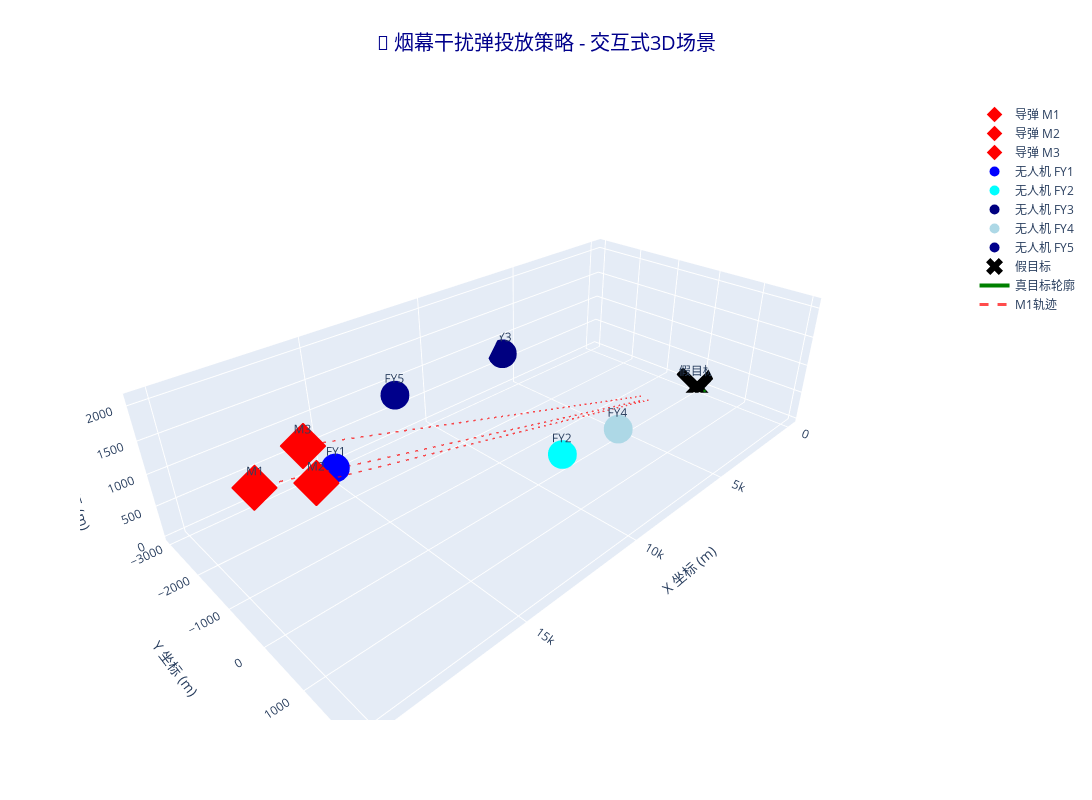

The code cell stored with this chart in its notebook:
### Code cell
scene_fig.show()

### Figure 1 — Plotly figure (JSON) as saved in the notebook; plotly's stock layout.template omitted (floating-point values rounded to 4 significant figures)
{"data": [{"hovertemplate": "<b>M1</b><br>坐标: (20000, 0, 2000)<br>速度: 300 m/s<extra></extra>", "marker": {"color": "red", "size": 12, "symbol": "diamond"}, "mode": "markers+text", "name": "导弹 M1", "text": ["M1"], "textposition": "top center", "x": [20000], "y": [0], "z": [2000], "type": "scatter3d"}, {"hovertemplate": "<b>M2</b><br>坐标: (19000, 600, 2100)<br>速度: 300 m/s<extra></extra>", "marker": {"color": "red", "size": 12, "symbol": "diamond"}, "mode": "markers+text", "name": "导弹 M2", "text": ["M2"], "textposition": "top center", "x": [19000], "y": [600], "z": [2100], "type": "scatter3d"}, {"hovertemplate": "<b>M3</b><br>坐标: (18000, -600, 1900)<br>速度: 300 m/s<extra></extra>", "marker": {"color": "red", "size": 12, "symbol": "diamond"}, "mode": "markers+text", "name": "导弹 M3", "text": ["M3"], "textposition": "top center", "x": [18000], "y": [-600], "z": [1900], "type": "scatter3d"}, {"hovertemplate": "<b>FY1</b><br>坐标: (17800, 0, 1800)<br>速度范围: 70-140 m/s<extra></extra>", "marker": {"color": "blue", "size": 10, "symbol": "circle"}, "mode": "markers+text", "name": "无人机 FY1", "text": ["FY1"], "textposition": "top center", "x": [17800], "y": [0], "z": [1800], "type": "scatter3d"}, {"hovertemplate": "<b>FY2</b><br>坐标: (12000, 1400, 1400)<br>速度范围: 70-140 m/s<extra></extra>", "marker": {"color": "cyan", "size": 10, "symbol": "circle"}, "mode": "markers+text", "name": "无人机 FY2", "text": ["FY2"], "textposition": "top center", "x": [12000], "y": [1400], "z": [1400], "type": "scatter3d"}, {"hovertemplate": "<b>FY3</b><br>坐标: (6000, -3000, 700)<br>速度范围: 70-140 m/s<extra></extra>", "marker": {"color": "navy", "size": 10, "symbol": "circle"}, "mode": "markers+text", "name": "无人机 FY3", "text": ["FY3"], "textposition": "top center", "x": [6000], "y": [-3000], "z": [700], "type": "scatter3d"}, {"hovertemplate": "<b>FY4</b><br>坐标: (11000, 2000, 1800)<br>速度范围: 70-140 m/s<extra></extra>", "marker": {"color": "lightblue", "size": 10, "symbol": "circle"}, "mode": "markers+text", "name": "无人机 FY4", "text": ["FY4"], "textposition": "top center", "x": [11000], "y": [2000], "z": [1800], "type": "scatter3d"}, {"hovertemplate": "<b>FY5</b><br>坐标: (13000, -2000, 1300)<br>速度范围: 70-140 m/s<extra></extra>", "marker": {"color": "darkblue", "size": 10, "symbol": "circle"}, "mode": "markers+text", "name": "无人机 FY5", "text": ["FY5"], "textposition": "top center", "x": [13000], "y": [-2000], "z": [1300], "type": "scatter3d"}, {"hovertemplate": "<b>假目标</b><br>坐标: (0, 0, 0)<extra></extra>", "marker": {"color": "black", "size": 15, "symbol": "x"}, "mode": "markers+text", "name": "假目标", "text": ["假目标"], "textposition": "top center", "x": [0], "y": [0], "z": [0], "type": "scatter3d"}, {"hovertemplate": "<b>真目标</b><br>半径: 7m<br>高度: 10m<extra></extra>", "line": {"color": "green", "width": 4}, "mode": "lines", "name": "真目标轮廓", "showlegend": true, "x": [7.0, 6.836, 6.353, 5.573, 4.532, 3.279, 1.873, 0.379, -1.132, -2.591, -3.928, -5.082, -5.998, -6.634, -6.959, -6.959, -6.634, -5.998, -5.082, -3.928, -2.591, -1.132, 0.379, 1.873, 3.279, 4.532, 5.573, 6.353, 6.836, 7.0], "y": [200.0, 201.5, 202.9, 204.2, 205.3, 206.2, 206.7, 207.0, 206.9, 206.5, 205.8, 204.8, 203.6, 202.2, 200.8, 199.2, 197.8, 196.4, 195.2, 194.2, 193.5, 193.1, 193.0, 193.3, 193.8, 194.7, 195.8, 197.1, 198.5, 200.0], "z": [0.0, 0.0, 0.0, 0.0, 0.0, 0.0, 0.0, 0.0, 0.0, 0.0, 0.0, 0.0, 0.0, 0.0, 0.0, 0.0, 0.0, 0.0, 0.0, 0.0, 0.0, 0.0, 0.0, 0.0, 0.0, 0.0, 0.0, 0.0, 0.0, 0.0], "type": "scatter3d"}, {"hovertemplate": "<b>真目标</b><br>半径: 7m<br>高度: 10m<extra></extra>", "line": {"color": "green", "width": 4}, "mode": "lines", "name": "", "showlegend": false, "x": [7.0, 6.836, 6.353, 5.573, 4.532, 3.279, 1.873, 0.379, -1.132, -2.591, -3.928, -5.082, -5.998, -6.634, -6.959, -6.959, -6.634, -5.998, -5.082, -3.928, -2.591, -1.132, 0.379, 1.873, 3.279, 4.532, 5.573, 6.353, 6.836, 7.0], "y": [200.0, 201.5, 202.9, 204.2, 205.3, 206.2, 206.7, 207.0, 206.9, 206.5, 205.8, 204.8, 203.6, 202.2, 200.8, 199.2, 197.8, 196.4, 195.2, 194.2, 193.5, 193.1, 193.0, 193.3, 193.8, 194.7, 195.8, 197.1, 198.5, 200.0], "z": [10.0, 10.0, 10.0, 10.0, 10.0, 10.0, 10.0, 10.0, 10.0, 10.0, 10.0, 10.0, 10.0, 10.0, 10.0, 10.0, 10.0, 10.0, 10.0, 10.0, 10.0, 10.0, 10.0, 10.0, 10.0, 10.0, 10.0, 10.0, 10.0, 10.0], "type": "scatter3d"}, {"hoverinfo": "skip", "line": {"color": "green", "width": 2}, "mode": "lines", "showlegend": false, "x": [7.0, 7.0], "y": [200.0, 200.0], "z": [0, 10], "type": "scatter3d"}, {"hoverinfo": "skip", "line": {"color": "green", "width": 2}, "mode": "lines", "showlegend": false, "x": [1.873, 1.873], "y": [206.7, 206.7], "z": [0, 10], "type": "scatter3d"}, {"hoverinfo": "skip", "line": {"color": "green", "width": 2}, "mode": "lines", "showlegend": false, "x": [-5.998, -5.998], "y": [203.6, 203.6], "z": [0, 10], "type": "scatter3d"}, {"hoverinfo": "skip", "line": {"color": "green", "width": 2}, "mode": "lines", "showlegend": false, "x": [-5.082, -5.082], "y": [195.2, 195.2], "z": [0, 10], "type": "scatter3d"}, {"hoverinfo": "skip", "line": {"color": "green", "width": 2}, "mode": "lines", "showlegend": false, "x": [3.279, 3.279], "y": [193.8, 193.8], "z": [0, 10], "type": "scatter3d"}, {"hovertemplate": "<b>M1飞行轨迹</b><br>目标: 假目标<extra></extra>", "line": {"color": "red", "dash": "dash", "width": 3}, "mode": "lines", "name": "M1轨迹", "opacity": 0.7, "showlegend": true, "x": [20000.0, 19670.0, 19350.0, 19020.0, 18690.0, 18370.0, 18040.0, 17710.0, 17390.0, 17060.0, 16730.0, 16410.0, 16080.0, 15760.0, 15430.0, 15100.0, 14780.0, 14450.0, 14120.0, 13800.0, 13470.0, 13140.0, 12820.0, 12490.0, 12160.0, 11840.0, 11510.0, 11180.0, 10860.0, 10530.0, 10200.0, 9878.0, 9551.0, 9224.0, 8898.0, 8571.0, 8245.0, 7918.0, 7592.0, 7265.0, 6939.0, 6612.0, 6286.0, 5959.0, 5633.0, 5306.0, 4980.0, 4653.0, 4327.0, 4000.0], "y": [0.0, 0.0, 0.0, 0.0, 0.0, 0.0, 0.0, 0.0, 0.0, 0.0, 0.0, 0.0, 0.0, 0.0, 0.0, 0.0, 0.0, 0.0, 0.0, 0.0, 0.0, 0.0, 0.0, 0.0, 0.0, 0.0, 0.0, 0.0, 0.0, 0.0, 0.0, 0.0, 0.0, 0.0, 0.0, 0.0, 0.0, 0.0, 0.0, 0.0, 0.0, 0.0, 0.0, 0.0, 0.0, 0.0, 0.0, 0.0, 0.0, 0.0], "z": [2000.0, 1967.0, 1935.0, 1902.0, 1869.0, 1837.0, 1804.0, 1771.0, 1739.0, 1706.0, 1673.0, 1641.0, 1608.0, 1576.0, 1543.0, 1510.0, 1478.0, 1445.0, 1412.0, 1380.0, 1347.0, 1314.0, 1282.0, 1249.0, 1216.0, 1184.0, 1151.0, 1118.0, 1086.0, 1053.0, 1020.0, 987.8, 955.1, 922.4, 889.8, 857.1, 824.5, 791.8, 759.2, 726.5, 693.9, 661.2, 628.6, 595.9, 563.3, 530.6, 498.0, 465.3, 432.7, 400.0], "type": "scatter3d"}, {"hovertemplate": "<b>M2飞行轨迹</b><br>目标: 假目标<extra></extra>", "line": {"color": "red", "dash": "dash", "width": 3}, "mode": "lines", "name": "", "opacity": 0.7, "showlegend": false, "x": [19000.0, 18690.0, 18380.0, 18070.0, 17760.0, 17450.0, 17140.0, 16830.0, 16520.0, 16210.0, 15900.0, 15590.0, 15280.0, 14970.0, 14660.0, 14350.0, 14040.0, 13730.0, 13420.0, 13110.0, 12800.0, 12490.0, 12180.0, 11870.0, 11560.0, 11240.0, 10930.0, 10620.0, 10310.0, 10000.0, 9694.0, 9384.0, 9073.0, 8763.0, 8453.0, 8143.0, 7833.0, 7522.0, 7212.0, 6902.0, 6592.0, 6282.0, 5971.0, 5661.0, 5351.0, 5041.0, 4731.0, 4420.0, 4110.0, 3800.0], "y": [600.0, 590.2, 580.4, 570.6, 560.8, 551.0, 541.2, 531.4, 521.6, 511.8, 502.0, 492.2, 482.4, 472.7, 462.9, 453.1, 443.3, 433.5, 423.7, 413.9, 404.1, 394.3, 384.5, 374.7, 364.9, 355.1, 345.3, 335.5, 325.7, 315.9, 306.1, 296.3, 286.5, 276.7, 266.9, 257.1, 247.3, 237.6, 227.8, 218.0, 208.2, 198.4, 188.6, 178.8, 169.0, 159.2, 149.4, 139.6, 129.8, 120.0], "z": [2100.0, 2066.0, 2031.0, 1997.0, 1963.0, 1929.0, 1894.0, 1860.0, 1826.0, 1791.0, 1757.0, 1723.0, 1689.0, 1654.0, 1620.0, 1586.0, 1551.0, 1517.0, 1483.0, 1449.0, 1414.0, 1380.0, 1346.0, 1311.0, 1277.0, 1243.0, 1209.0, 1174.0, 1140.0, 1106.0, 1071.0, 1037.0, 1003.0, 968.6, 934.3, 900.0, 865.7, 831.4, 797.1, 762.9, 728.6, 694.3, 660.0, 625.7, 591.4, 557.1, 522.9, 488.6, 454.3, 420.0], "type": "scatter3d"}, {"hovertemplate": "<b>M3飞行轨迹</b><br>目标: 假目标<extra></extra>", "line": {"color": "red", "dash": "dash", "width": 3}, "mode": "lines", "name": "", "opacity": 0.7, "showlegend": false, "x": [18000.0, 17710.0, 17410.0, 17120.0, 16820.0, 16530.0, 16240.0, 15940.0, 15650.0, 15360.0, 15060.0, 14770.0, 14470.0, 14180.0, 13890.0, 13590.0, 13300.0, 13000.0, 12710.0, 12420.0, 12120.0, 11830.0, 11530.0, 11240.0, 10950.0, 10650.0, 10360.0, 10070.0, 9771.0, 9478.0, 9184.0, 8890.0, 8596.0, 8302.0, 8008.0, 7714.0, 7420.0, 7127.0, 6833.0, 6539.0, 6245.0, 5951.0, 5657.0, 5363.0, 5069.0, 4776.0, 4482.0, 4188.0, 3894.0, 3600.0], "y": [-600.0, -590.2, -580.4, -570.6, -560.8, -551.0, -541.2, -531.4, -521.6, -511.8, -502.0, -492.2, -482.4, -472.7, -462.9, -453.1, -443.3, -433.5, -423.7, -413.9, -404.1, -394.3, -384.5, -374.7, -364.9, -355.1, -345.3, -335.5, -325.7, -315.9, -306.1, -296.3, -286.5, -276.7, -266.9, -257.1, -247.3, -237.6, -227.8, -218.0, -208.2, -198.4, -188.6, -178.8, -169.0, -159.2, -149.4, -139.6, -129.8, -120.0], "z": [1900.0, 1869.0, 1838.0, 1807.0, 1776.0, 1745.0, 1714.0, 1683.0, 1652.0, 1621.0, 1590.0, 1559.0, 1528.0, 1497.0, 1466.0, 1435.0, 1404.0, 1373.0, 1342.0, 1311.0, 1280.0, 1249.0, 1218.0, 1187.0, 1156.0, 1124.0, 1093.0, 1062.0, 1031.0, 1000.0, 969.4, 938.4, 907.3, 876.3, 845.3, 814.3, 783.3, 752.2, 721.2, 690.2, 659.2, 628.2, 597.1, 566.1, 535.1, 504.1, 473.1, 442.0, 411.0, 380.0], "type": "scatter3d"}], "layout": {"title": {"font": {"size": 20, "color": "darkblue"}, "text": "🚀 烟幕干扰弹投放策略 - 交互式3D场景", "x": 0.5}, "scene": {"camera": {"eye": {"x": 1.5, "y": 1.5, "z": 1.2}}, "aspectratio": {"x": 2, "y": 1, "z": 0.5}, "xaxis": {"title": {"text": "X 坐标 (m)"}}, "yaxis": {"title": {"text": "Y 坐标 (m)"}}, "zaxis": {"title": {"text": "Z 坐标 (m)"}}, "aspectmode": "manual"}, "width": 1200, "height": 800, "showlegend": true}}
